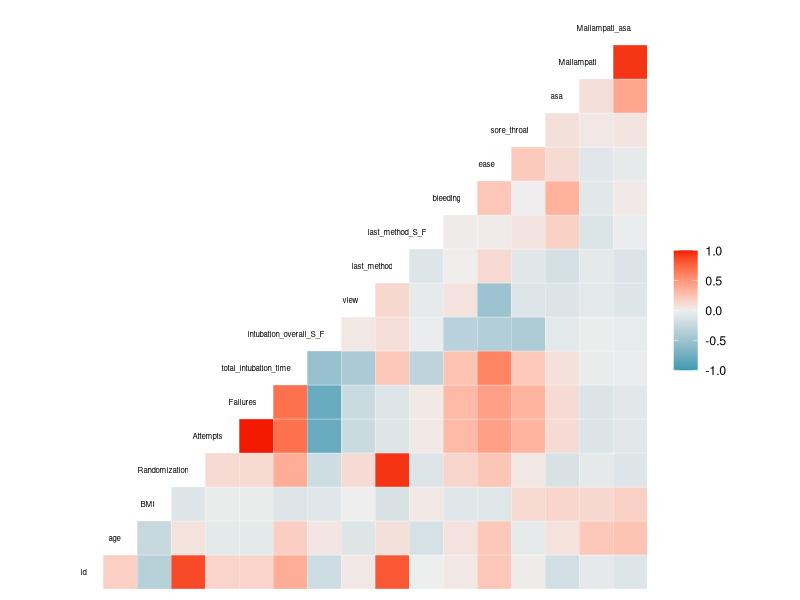

This figure's R source: (Note: this script raises an error after producing the figure.)
## ---- chunk 1
library(tidyverse)
library(here)
library(GGally)

here()
data <- read_delim(here("Data", "exam_data.txt")) #Assigning the dataset to an object "data".
data

## ---- chunk 2
tidy_data <- data %>% rename(BMI = "BMI kg/m2", # Renaming columns 
                Attempts = "# attempts",
                Failures = "# failures") %>% 
  distinct() %>% # Removing duplicates
  pivot_wider(names_from = difficulties_intubating_feature, 
              values_from = difficulties_intubating_value) %>% 
  # Creating three new columns by pivoting wider 
  separate(col = last_method_S_F,
           into = c("last_method", "last_method_S_F"),
           sep = "_") %>% # Splitting the last_method_S_F column into two different columns
  mutate(last_method_S_F = as.double(last_method_S_F),
         last_method = as.double(last_method)) #Converting these two columns to numeric columns as they were turned into character columns when splitting them
  
## ---- chunk 3
data2 <- tidy_data %>% select(-c(month, year)) # Removing the columns month and year 
 
## ---- chunk 4
ad_df <- read_delim(here("Data", "exam_data_join.txt")) # Importing the additional dataset and assigning it to an object
## ---- chunk 5
joined_df <- data2 %>% 
  left_join(ad_df, by = "id") %>%  # Deciding to join the original dataframe to the ad_df by the column "id" as this is present in both datasets
  distinct() %>% # Removing duplicates
 mutate(gender = if_else(gender == 0, "Female", "Male"), # Could also have used the function case_when like this: mutate(gender =case_when(gender == "0" ~ "Female", gender == "1" ~ "Male"))
        Mallampati_asa = (asa*Mallampati), # Adding a column multiplicating the columns asa and Mallampati ) # Changing the column gender to character observations
        Ease_quartile = cut(ease, breaks = 4), # Creating a new column with quartile-values for the ease-column 
        Method_check = if_else(last_method == Randomization, "True", "False")) %>%  # Creating a new column that checks whether the column "last method" contains the same values as the column "Randomization) 

  select(id, gender, age, everything()) %>%  #Changing the order of the columns so that id, gender and age is at the beginning of the dataset. 
  arrange(id) #%>%  # The id's in our dataset are already in increasing order

## ---- chunk 6
joined_df %>% summarise(across(everything(), ~sum(is.na(.)))) # There are 2 missing values for BMI,  1 for sore_throat, 1 for mallampati and 1 for mallampati_asa
## ---- chunk 7
joined_df %>% 
  group_by(gender) %>% 
  summarise(
    min_total_intubation_time = min(total_intubation_time, na.rm = T),  #It is possible to use na.rm = T instead of writing TRUE (it does the same)
    max_total_intubation_time = max(total_intubation_time, na.rm = T),
    mean_total_intubation_time = mean(total_intubation_time, na.rm = T),
    sd_total_intubation_time = sd(total_intubation_time, na.rm = T))
## ---- chunk 8
joined_df %>% 
  group_by(gender) %>% 
  filter(BMI <= 40) %>% 
   summarise(
    min_total_intubation_time = min(total_intubation_time, na.rm = T),
    max_total_intubation_time = max(total_intubation_time, na.rm = T),
    mean_total_intubation_time = mean(total_intubation_time, na.rm = T),
    sd_total_intubation_time = sd(total_intubation_time, na.rm = T))
## ---- chunk 9
joined_df %>% 
  group_by(Randomization) %>% 
  filter(gender == "Female") %>% 
   summarise(
    min_total_intubation_time = min(total_intubation_time, na.rm = T),
    max_total_intubation_time = max(total_intubation_time, na.rm = T),
    mean_total_intubation_time = mean(total_intubation_time, na.rm = T),
    sd_total_intubation_time = sd(total_intubation_time, na.rm = T))
## ---- chunk 10
joined_df %>% 
  group_by(Attempts) %>% 
  filter(age > 45) %>% 
   summarise(
    min_total_intubation_time = min(total_intubation_time, na.rm = T),
    max_total_intubation_time = max(total_intubation_time, na.rm = T),
    mean_total_intubation_time = mean(total_intubation_time, na.rm = T),
    sd_total_intubation_time = sd(total_intubation_time, na.rm = T))
## ---- chunk 11
joined_df %>% 
  group_by(Failures) %>% 
  filter(Mallampati >= 2) %>% 
   summarise(
    min_total_intubation_time = min(total_intubation_time, na.rm = T),
    max_total_intubation_time = max(total_intubation_time, na.rm = T),
    mean_total_intubation_time = mean(total_intubation_time, na.rm = T),
    sd_total_intubation_time = sd(total_intubation_time, na.rm = T))
## ---- chunk 12
CC_table <- joined_df %>%
  count(gender, Attempts)
## ---- chunk 13
#creating heat map to compare all variables and see trends of correlations
joined_df%>%
  ggcorr(label = F, label_size = 3, label_round = 2,
            label_alpha = TRUE, hjust = 1, size = 2)#moves labels to the side
+ labs(title="Correlation Map of Variables")+theme(plot.title = element_text(hjust =0.5 )) #adds a title centered in the middle

## ---- chunk 14
ggplot(joined_df, aes(x = age, fill = gender)) +
  geom_histogram(binwidth = 5, position = "dodge") # Histogram of age depending on gender

joined_df %>% 
  ggplot(aes(x = age, fill = gender)) + geom_density(alpha = 0.5) + theme(panel.grid.major = element_blank(), panel.grid.minor = element_blank(),
panel.background = element_blank(), axis.line = element_line(colour = "black")) + scale_x_continuous(name = "Age",limits = c(20,80))   # Density plot of the age distribution depending on gender. We removed the grey background and the major and minor grids. We set the colour of the axis to black. We set the x-axis limit from 20 to 80.

## ---- chunk 15
joined_df %>% 
  ggplot(aes(x = age, y = BMI)) + geom_point() + geom_smooth(method = "lm") + theme(panel.grid.major = element_blank(), panel.grid.minor = element_blank(),
panel.background = element_blank(), axis.line = element_line(colour = "black")) + scale_x_continuous(name = "Age",limits = c(20,80))    # Checking if age and BMI have a linear relationship by adding geom_smooth (adds a regression line) to a scatterplot. Also removed the grey background and the grids. We set the x-asis limit from 20 to 80. 
## ---- chunk 16
#creating a density plot

joined_df %>% 
  ggplot(aes(x = age, fill = Failures)) + 
  geom_density(alpha = 0.5,fill= "blue") + # Made the space underneath the                                               # plot blue
  labs(title = "Age vs. Failures") + 
  ylab("Density of Failures") + 
  theme(plot.title = element_text(hjust = 0.5 ), 
        axis.text.y = element_blank()
        ) + 
  scale_x_continuous(name = "Age", limits = c(20,80)) +
  theme(panel.grid.major = element_blank(), panel.grid.minor = element_blank(), panel.background = element_blank(), axis.line = element_line(colour = "black")
  )
#the background color and grid to make the plot easier to look at. The axes were renamed and the limits of the x axis were set to 20-80 in order to make the plot cleaner. Axis line colors were set to black for increased contrast.
